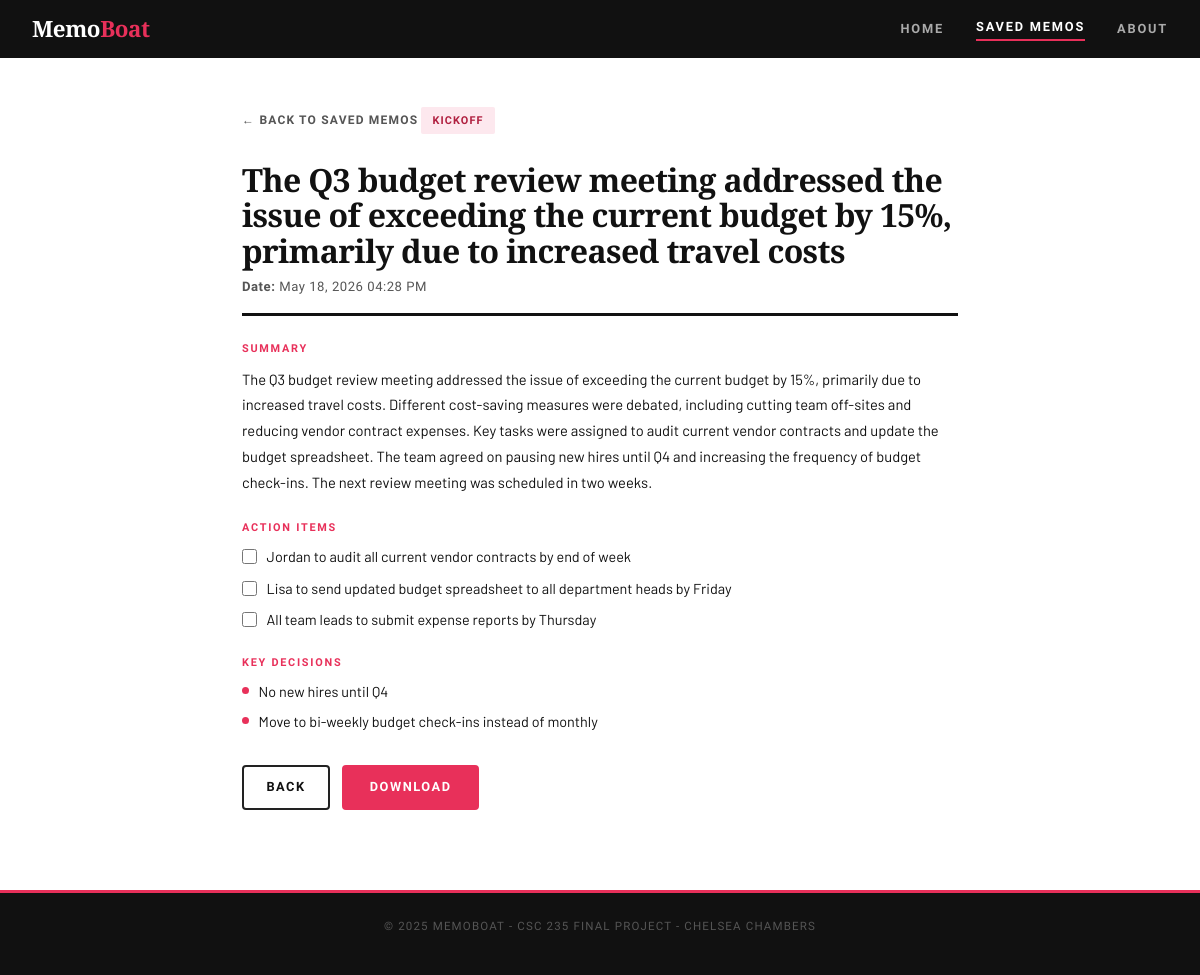
Screenshot of /memo/2 with the database file from the repository.
### tables this page shows
CREATE TABLE meeting_types (
        type_id INTEGER PRIMARY KEY AUTOINCREMENT,
        type_name TEXT NOT NULL
    );

CREATE TABLE transcripts (
        transcript_id INTEGER PRIMARY KEY AUTOINCREMENT,
        type_id INTEGER NOT NULL,
        raw_notes TEXT NOT NULL,
        timestamp TEXT NOT NULL,
        FOREIGN KEY (type_id) REFERENCES meeting_types(type_id)
    );

CREATE TABLE summaries (
        summary_id INTEGER PRIMARY KEY AUTOINCREMENT,
        transcript_id INTEGER NOT NULL,
        summary TEXT NOT NULL,
        action_items TEXT NOT NULL,
        key_decisions TEXT NOT NULL,
        FOREIGN KEY (transcript_id) REFERENCES transcripts(transcript_id)
    );

### app.py (the view)
@app.route("/memo/<int:memo_id>")
def view_memo(memo_id):
    conn = get_db()
    row = conn.execute("""
        SELECT t.transcript_id, t.timestamp, s.summary, s.action_items, s.key_decisions, mt.type_name
        FROM transcripts t
        JOIN summaries s ON t.transcript_id = s.transcript_id
        JOIN meeting_types mt ON t.type_id = mt.type_id
        WHERE t.transcript_id = ?
    """, (memo_id,)).fetchone()
    conn.close()
    if row is None:
        return "Memo not found", 404
    memo = {
        "id":           row["transcript_id"],
        "timestamp":    row["timestamp"],
        "title":        row["summary"].split(".")[0].strip(),
        "summary":      row["summary"],
        "action_items": json.loads(row["action_items"]),
        "key_decisions":json.loads(row["key_decisions"]),
        "type_name":    row["type_name"]
    }
    return render_template("memo.html", memo=memo)

### app.py (called while the page is built)
def get_db():
    conn = sqlite3.connect("memoboat.db")
    conn.row_factory = sqlite3.Row
    return conn

### templates/memo.html (shortened to what this page needs)
<!DOCTYPE html>
<html lang="en">
<head>
  <link href="https://cdn.jsdelivr.net/npm/bootstrap@5.3.3/dist/css/bootstrap.min.css" rel="stylesheet" />
  <link rel="stylesheet" href="{{ url_for('static', filename='style.css') }}" />
</head>
<body>
  <nav class="mb-nav">
    <div class="mb-nav-inner">
      <a href="{{ url_for('index') }}" class="mb-logo">Memo<span>Boat</span></a>
      <div class="mb-nav-links">
        <a href="{{ url_for('index') }}">Home</a>
        <a href="{{ url_for('memos_page') }}" class="active">Saved Memos</a>
        <a href="{{ url_for('about') }}">About</a>
      </div>
    </div>
  </nav>
  <div class="mb-memo-page">
    <a href="{{ url_for('memos_page') }}" class="mb-back-link">&larr; Back to Saved Memos</a>
    <span class="mb-tag">{{ memo.type_name }}</span>
    <h1 class="mb-memo-title">{{ memo.title }}</h1>
    <div class="mb-memo-meta">
      <span><strong>Date:</strong> {{ memo.timestamp }}</span>
    </div>
    <hr class="mb-divider" />
    <span class="mb-section-label">Summary</span>
    <p class="mb-body-text">{{ memo.summary }}</p>
    <span class="mb-section-label">Action Items</span>
    <ul class="mb-checklist">
      {% for item in memo.action_items %}
        <li>
          <input type="checkbox" id="action-{{ loop.index }}" onchange="toggleItem(this)">
          <span>{{ item }}</span>
        </li>
      {% endfor %}
    </ul>
    <span class="mb-section-label">Key Decisions</span>
    <ul class="mb-bullet-list">
      {% for decision in memo.key_decisions %}
        <li>{{ decision }}</li>
      {% endfor %}
    </ul>
    <div class="mb-memo-footer">
      <a href="{{ url_for('memos_page') }}" class="mb-btn mb-btn-secondary">Back</a>
      <button class="mb-btn mb-btn-primary" onclick="downloadThisMemo()">Download</button>
    </div>
  </div>
  <footer class="mb-footer">
    <p>&copy; 2025 MemoBoat - CSC 235 Final Project - Chelsea Chambers</p>
  </footer>
</body>
</html>

### static/style.css (style rules this page uses)
:root { --rose: #e8305a; --rose-lt: #fde8ee; --rose-dark: #b01f3f; --ink: #111111; --ink-mid: #555555; --ink-light: #999999; --white: #ffffff; --off-white: #f9f9f7; --border: #e0e0e0; --border-dark:#222222; --display: 'Playfair Display', Georgia, serif; --body: 'Barlow', sans-serif; --cond: 'Barlow Condensed', sans-serif; --radius: 4px; }
*, *::before, *::after { box-sizing: border-box; margin: 0; padding: 0; }
html { scroll-behavior: smooth; }
body { font-family: var(--body); color: var(--ink); background: var(--white); font-size: 15px; line-height: 1.6; }
.mb-nav { background: var(--ink); position: sticky; top: 0; z-index: 100; }
.mb-nav-inner { max-width: 1200px; margin: 0 auto; padding: 0 2rem; height: 58px; display: flex; align-items: center; justify-content: space-between; }
.mb-logo { font-family: var(--display); font-size: 1.4rem; font-weight: 900; color: var(--white); text-decoration: none; letter-spacing: -0.02em; }
.mb-logo span { color: var(--rose); }
.mb-nav-links { display: flex; gap: 2rem; align-items: center; }
.mb-nav-links a { font-family: var(--cond); font-size: 0.8rem; font-weight: 700; letter-spacing: 0.14em; text-transform: uppercase; color: #aaaaaa; text-decoration: none; transition: color 0.15s; }
.mb-nav-links a:hover, .mb-nav-links a.active { color: var(--white); }
.mb-nav-links a.active { border-bottom: 2px solid var(--rose); padding-bottom: 2px; }
.mb-btn { display: inline-block; font-family: var(--cond); font-size: 0.8rem; font-weight: 700; letter-spacing: 0.12em; text-transform: uppercase; cursor: pointer; transition: all 0.15s; text-decoration: none; border-radius: var(--radius); }
.mb-btn-primary { background: var(--rose); color: var(--white); border: 2px solid var(--rose); padding: 0.65rem 1.6rem; }
.mb-btn-secondary { background: transparent; color: var(--ink); border: 2px solid var(--border-dark); padding: 0.65rem 1.4rem; }
.mb-section-label { font-family: var(--cond); font-size: 0.68rem; font-weight: 700; letter-spacing: 0.16em; text-transform: uppercase; color: var(--rose); margin-bottom: 0.6rem; margin-top: 1.5rem; display: block; }
.mb-memo-title { font-family: var(--display); font-size: 2rem; font-weight: 700; letter-spacing: -0.02em; color: var(--ink); line-height: 1.1; }
.mb-memo-meta { display: flex; gap: 1.5rem; font-size: 0.82rem; color: var(--ink-mid); margin: 0.5rem 0 1rem; font-family: var(--cond); letter-spacing: 0.04em; }
.mb-divider { border: none; border-top: 3px solid var(--ink); margin-bottom: 0.5rem; opacity: 1; }
.mb-body-text { font-size: 0.92rem; color: var(--ink); line-height: 1.75; }
.mb-checklist { list-style: none; padding: 0; display: flex; flex-direction: column; gap: 0.6rem; }
.mb-checklist li { display: flex; align-items: flex-start; gap: 0.6rem; font-size: 0.9rem; line-height: 1.5; }
.mb-checklist input[type="checkbox"] { margin-top: 3px; accent-color: var(--rose); width: 15px; height: 15px; cursor: pointer; flex-shrink: 0; }
.mb-bullet-list { list-style: none; padding: 0; display: flex; flex-direction: column; gap: 0.5rem; }
.mb-bullet-list li { display: flex; align-items: flex-start; gap: 0.6rem; font-size: 0.9rem; line-height: 1.5; }
.mb-bullet-list li::before { content: ''; width: 7px; height: 7px; border-radius: 50%; background: var(--rose); margin-top: 6px; flex-shrink: 0; }
.mb-memo-footer { margin-top: 2rem; display: flex; gap: 0.75rem; }
.mb-memo-page { max-width: 780px; margin: 0 auto; padding: 3rem 2rem 5rem; }
.mb-back-link { font-family: var(--cond); font-size: 0.75rem; font-weight: 700; letter-spacing: 0.1em; text-transform: uppercase; color: var(--ink-mid); text-decoration: none; display: inline-flex; align-items: center; gap: 0.4rem; margin-bottom: 2rem; transition: color 0.15s; }
.mb-memo-page .mb-divider { margin: 1rem 0 1.5rem; }
.mb-tag { display: inline-block; font-family: var(--cond); font-size: 0.68rem; font-weight: 700; letter-spacing: 0.1em; text-transform: uppercase; background: var(--rose-lt); color: var(--rose-dark); padding: 0.3rem 0.7rem; border-radius: 2px; margin-bottom: 1rem; }
.mb-footer { background: var(--ink); border-top: 3px solid var(--rose); padding: 1.5rem 2rem; text-align: center; }
.mb-footer p { font-family: var(--cond); font-size: 0.72rem; letter-spacing: 0.1em; text-transform: uppercase; color: #555555; }

### rows the page displays
meeting_types: type_name "KICKOFF"
transcripts: timestamp "May 18, 2026 04:28 PM"
summaries: summary "The Q3 budget review meeting addressed the issue of exceeding the current budget by 15%, primarily due to increased travel costs. Different cost-saving measures were debated, including cutting team off-sites and reducing vendor contract expenses. Key tasks were assigned to audit current vendor contracts and update the budget spreadsheet. The team agreed on pausing new hires until Q4 and increasing the frequency of budget check-ins. The next review meeting was scheduled in two weeks."

### other values shown
{{ memo.title }} "The Q3 budget review meeting addressed the issue of exceeding the current budget by 15%, primarily due to increased travel costs"
{{ item }} "Jordan to audit all current vendor contracts by end of week" "Lisa to send updated budget spreadsheet to all department heads by Friday" "All team leads to submit expense reports by Thursday"
{{ decision }} "No new hires until Q4" "Move to bi-weekly budget check-ins instead of monthly"
